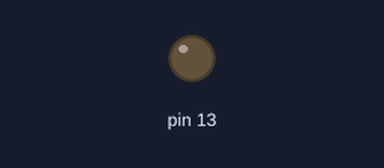
Recording of a sketch running on a simulated Arduino Uno, built with avr-gcc and run on an emulated ATmega328P. Parts: output pins drawn as LEDs (lit = HIGH).

Above: at 1.4 s.
At 3.7 s:
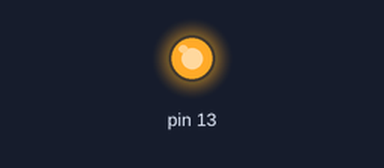
Timing chart, 0 to 10.4 s (numbered marks = the images above):
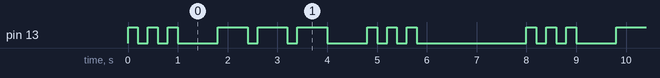

Measured:
- by itself, pin 13: repeats every 8.0 s: 2 × (LOW 0.20 s, HIGH 0.20 s), LOW 0.80 s, 2 × (HIGH 0.60 s, LOW 0.20 s), HIGH 0.60 s, LOW 0.80 s, 2 × (HIGH 0.20 s, LOW 0.20 s), HIGH 0.20 s, LOW 2.2 s, HIGH 0.20 s
- by itself, everything shown: repeats every 8.0 s, in 18 steps

The sketch:

MorseCodeTest.ino
```cpp
/*
 * Morse Code regulations:
 * The length of a dot is 1 unit
 * The length of a dash is 3 units
 * The length between dots and dashes is 1 unit
 * The length between letters is 3 units
 * The length between words is 7 units
 *
 * Using 1 unit equals to 0.2 second,
 */

// the setup function runs once when you press reset or power the board
void setup() {
  pinMode(13, OUTPUT);
}

// the loop function runs over and over again forever
void loop() {
  morse_S();
  morse_O();
  morse_S();
  delay(1400);
}

void dot(){
  digitalWrite(13, HIGH);
  delay(200);
  digitalWrite(13, LOW);
  delay(200);
}

void dash(){
  digitalWrite(13, HIGH);
  delay(600);
  digitalWrite(13, LOW);
  delay(200);
}

void morse_O(){
  dash();
  dash();
  dash();
  delay(600);
}

void morse_S(){
  dot();
  dot();
  dot();
  delay(600);
}
```
